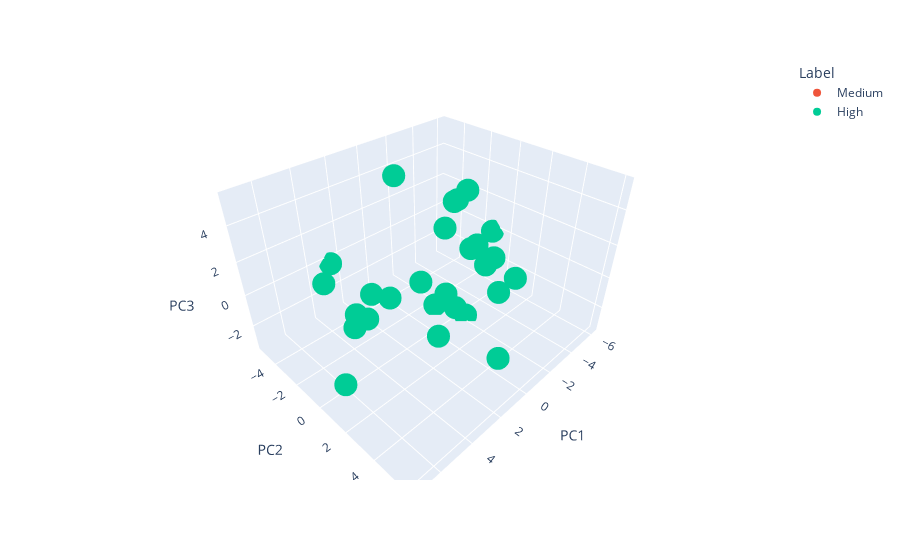

Notebook code cell kept with this figure:
### Code cell
plot_PCA_3D(pc_df, pca)

### Figure 1 — Plotly figure (JSON) as saved in the notebook; plotly's stock layout.template omitted (floating-point values rounded to 4 significant figures; data arrays with more than 128 entries replaced by an {"elided": "..."} marker saying what was removed)
{"data": [{"hovertemplate": "Label=Medium<br>PC1=%{x}<br>PC2=%{y}<br>PC3=%{z}<extra></extra>", "legendgroup": "Medium", "marker": {"color": "#EF553B", "symbol": "circle"}, "mode": "markers", "name": "Medium", "scene": "scene", "showlegend": true, "type": "scatter3d", "x": {"elided": "238 float values"}, "y": {"elided": "238 float values"}, "z": {"elided": "238 float values"}}, {"hovertemplate": "Label=High<br>PC1=%{x}<br>PC2=%{y}<br>PC3=%{z}<extra></extra>", "legendgroup": "High", "marker": {"color": "#00cc96", "symbol": "circle"}, "mode": "markers", "name": "High", "scene": "scene", "showlegend": true, "type": "scatter3d", "x": {"elided": "247 float values"}, "y": {"elided": "247 float values"}, "z": {"elided": "247 float values"}}], "layout": {"legend": {"title": {"text": "Label"}, "tracegroupgap": 0}, "margin": {"t": 60}, "scene": {"domain": {"x": [0, 1], "y": [0, 1]}, "xaxis": {"title": {"text": "PC1"}}, "yaxis": {"title": {"text": "PC2"}}, "zaxis": {"title": {"text": "PC3"}}}, "showlegend": true}}
